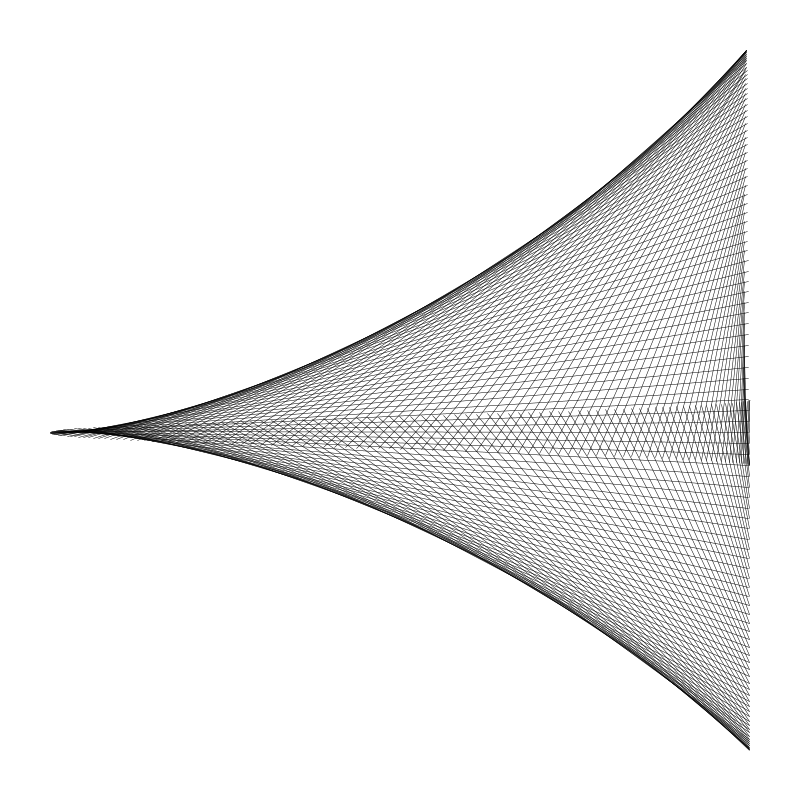
Frame 1 (no input)
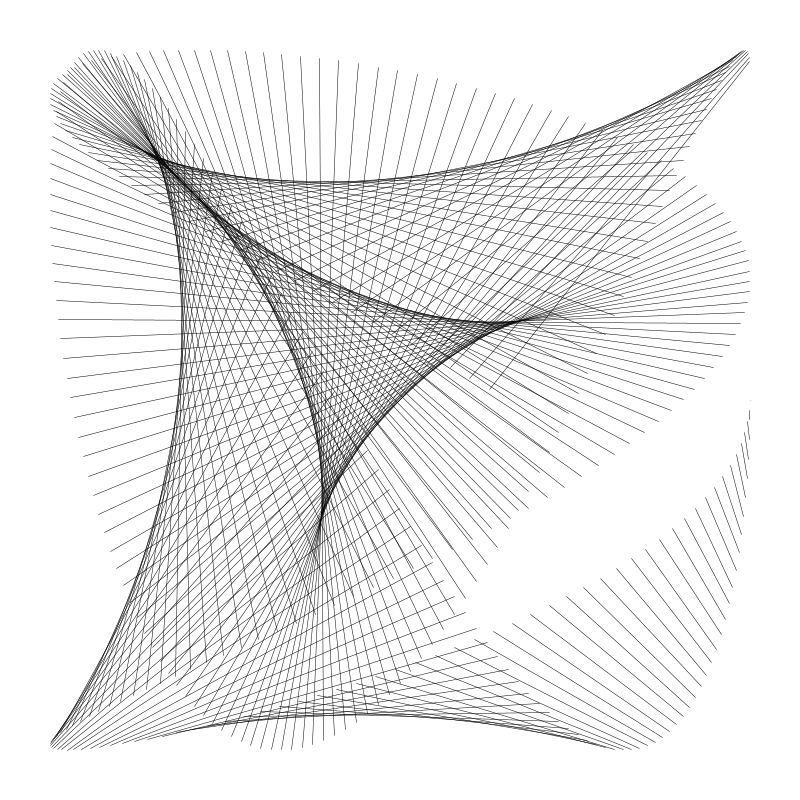
Frame 60 (the mouse pressed at the canvas centre just before this capture)
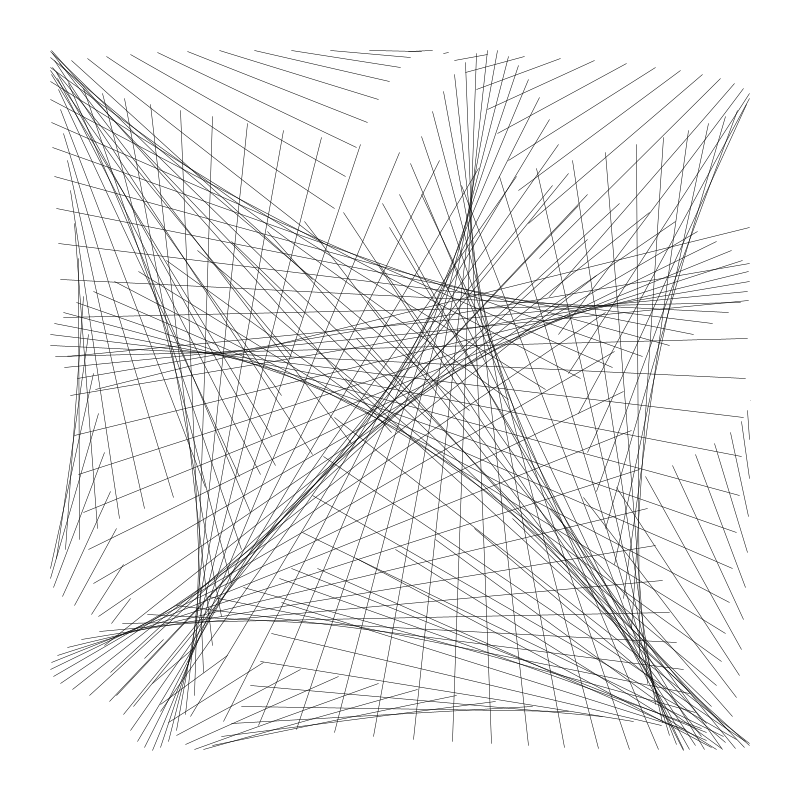
Frame 120 (the mouse held since frame 60 and released just before this capture)

The Processing sketch that drew these frames (run headless with seeded random() and noise(); from frame 60 on, the mouse is pressed at the canvas centre):

// Processing sketch: sketch_10_31
// ── sketch_10_31.pde
void setup() {
  size(800, 800);
  strokeWeight(0.5);
}

void draw() {
  background(255);
  translate(width/2, height/2);
  float r = 350;

  int n = 200;
  for (int i=0; i<n; i++) {
    float a = i * 2 * PI/n;
    float b = frameCount * 0.03 * a;
    float x1 = r * cos(a);
    float y1 = r * sin(a);
    float x2 = r * cos(b);
    float y2 = r * sin(b);
    line(x1,y2,x2,y1);
  }
}
